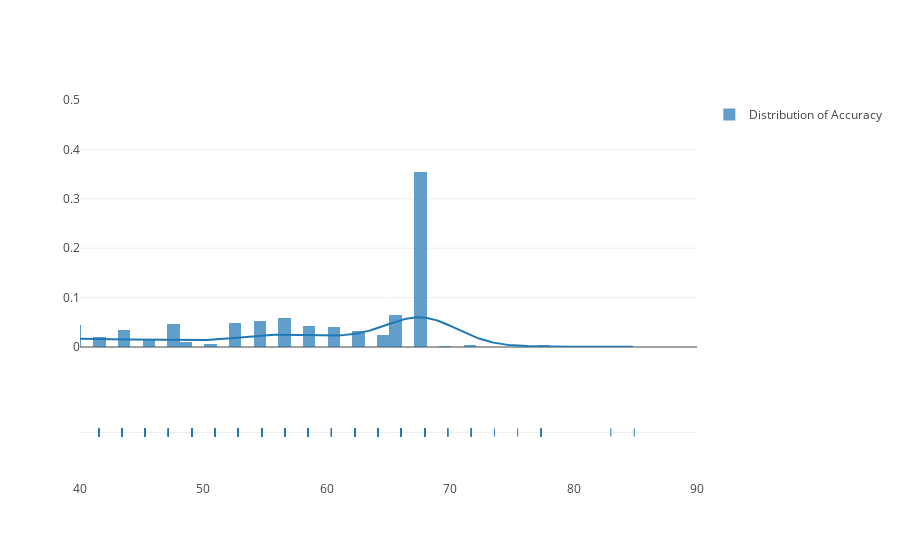

Write notebook code for a chart like this one.
### Markdown cell above
You will get a different value of accuracy, every time you run the algorithm. So let is run this a thousand times and see what happens

### Code cell
def sgdclassifier(x_data, y_data, x_test_data, y_test_data):
    sgd_clf = SGDClassifier(loss="log", penalty="l2", max_iter=100, tol =0.19)
    sgd_clf.fit(x_data,y_data)
    sgd_pred = sgd_clf.predict(x_test_data)
    accuracy_sgd = np.round(100*(accuracy_score(y_test_data, sgd_pred)),2)
    return accuracy_sgd

accuracy_values = []
for i in range(0,1000): 
    accuracy_values.append(sgdclassifier(x_train,y_train, x_test, y_test))
    

hist_data = [accuracy_values]
group_labels = ['Distribution of Accuracy']


fig = ff.create_distplot(hist_data, group_labels)
fig.layout.xaxis.range=[40,90]
fig.layout.yaxis.range=[0,0.5]

iplot(fig, filename='Distribution of accuracies')

### Figure 1 — Plotly figure (JSON) as saved in the notebook; plotly's stock layout.template omitted (floating-point values rounded to 4 significant figures; data arrays with more than 128 entries replaced by an {"elided": "..."} marker saying what was removed)
{"data": [{"autobinx": false, "histnorm": "probability density", "legendgroup": "Distribution of Accuracy", "marker": {"color": "rgb(31, 119, 180)"}, "name": "Distribution of Accuracy", "opacity": 0.7, "type": "histogram", "uid": "8feb52d7-6bca-4c2b-bf67-63c8fc8844ad", "x": {"elided": "1000 float values"}, "xaxis": "x", "xbins": {"end": 84.91, "size": 1, "start": 32.08}, "yaxis": "y"}, {"legendgroup": "Distribution of Accuracy", "marker": {"color": "rgb(31, 119, 180)"}, "mode": "lines", "name": "Distribution of Accuracy", "showlegend": false, "type": "scatter", "uid": "4d978840-ba6f-4d91-ac89-5b09e937b328", "x": {"elided": "500 float values"}, "xaxis": "x", "y": {"elided": "500 float values"}, "yaxis": "y"}, {"legendgroup": "Distribution of Accuracy", "marker": {"color": "rgb(31, 119, 180)", "symbol": "line-ns-open"}, "mode": "markers", "name": "Distribution of Accuracy", "showlegend": false, "type": "scatter", "uid": "653f7cd6-0f59-4c56-836f-bb629e14f3c3", "x": {"elided": "1000 float values"}, "xaxis": "x", "y": {"elided": "1000 str values"}, "yaxis": "y2"}], "layout": {"barmode": "overlay", "hovermode": "closest", "legend": {"traceorder": "reversed"}, "xaxis": {"anchor": "y2", "domain": [0, 1], "range": [40, 90], "zeroline": false}, "yaxis": {"anchor": "free", "domain": [0.35, 1], "position": 0, "range": [0, 0.5]}, "yaxis2": {"anchor": "x", "domain": [0, 0.25], "dtick": 1, "showticklabels": false}}}
